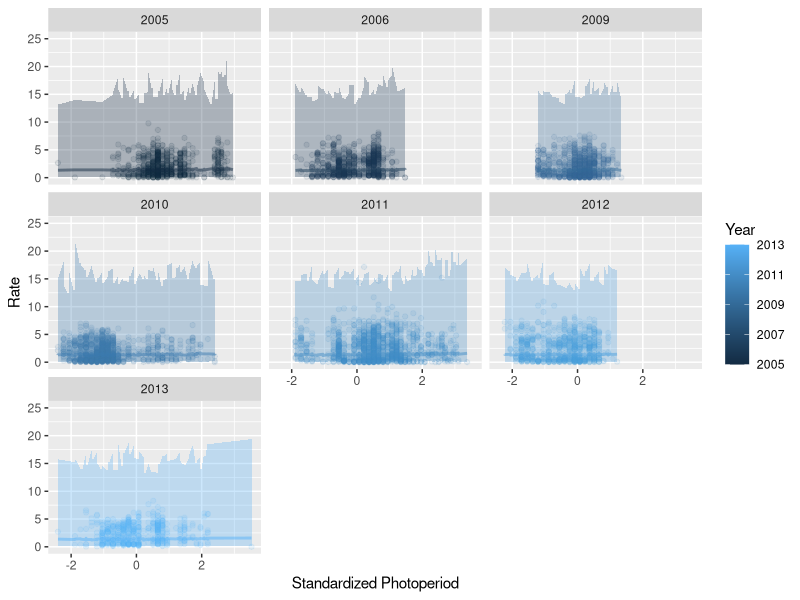

Write R code to recreate this figure.
## ---- chunk 1

## ---- chunk 2
library(tidyverse)
library(lme4)
library(merTools)
## ---- chunk 3
# Read in the data
est_mvmt <- read.csv("../../data/est.mvmt.txt")
## ---- chunk 4
# Create a separate variable for log movement rate
est_mvmt$logRate <- log(est_mvmt$Rate)
## ---- chunk 5
photo_mod <- lmer(logRate ~ (1 | Year) + PhS + Ph2S, data = est_mvmt)
## ---- chunk 6
# Load the lme4 library
library(lme4)
# Create a candidate model set (this is the set used in the paper)
Mov.mods <- list()
Mov.mods[[1]] <- lmer(log(Rate) ~ (1 | Year) + RKM + RKM2 + Dis + PhS + Ph2S, data = est_mvmt)
Mov.mods[[2]] <- lmer(log(Rate) ~ (1 | Year) + RKM + RKM2 + Dis + SW + PhS + Ph2S, data = est_mvmt)
Mov.mods[[3]] <- lmer(log(Rate) ~ (1 | Year) + RKM + RKM2 + Dis + k + SW + PhS + Ph2S, data = est_mvmt)
Mov.mods[[4]] <- lmer(log(Rate) ~ (1 | Year) + RKM + RKM2 + Dis + ATP + SW + PhS + Ph2S, data = est_mvmt)
Mov.mods[[5]] <- lmer(log(Rate) ~ (1 | Year) + RKM + RKM2 + Dis + Org + SW + PhS + Ph2S, data = est_mvmt)
Mov.mods[[6]] <- lmer(log(Rate) ~ (1 | Year) + RKM + RKM2 + Dis + Dams + PhS + Ph2S, data = est_mvmt)
Mov.mods[[7]] <- lmer(log(Rate) ~ (1 | Year) + RKM + RKM2 + Dis + k + Dams + PhS + Ph2S, data = est_mvmt)
Mov.mods[[8]] <- lmer(log(Rate) ~ (1 | Year) + RKM + RKM2 + Dis + ATP + Dams + PhS + Ph2S, data = est_mvmt)
Mov.mods[[9]] <- lmer(log(Rate) ~ (1 | Year) + RKM + RKM2 + Dis + Org + Dams + PhS + Ph2S, data = est_mvmt)
Mov.mods[[10]] <- lmer(log(Rate) ~ (1 | Year) + RKM + RKM2 + Dis + RelKM + PhS + Ph2S, data = est_mvmt)
Mov.mods[[11]] <- lmer(log(Rate) ~ (1 | Year) + RKM + RKM2 + Dis + k + RelKM + PhS + Ph2S, data = est_mvmt)
Mov.mods[[12]] <- lmer(log(Rate) ~ (1 | Year) + RKM + RKM2 + Dis + ATP + RelKM + PhS + Ph2S, data = est_mvmt)
Mov.mods[[13]] <- lmer(log(Rate) ~ (1 | Year) + RKM + RKM2 + Dis + Org + RelKM + PhS + Ph2S, data = est_mvmt)
Mov.mods[[14]] <- lmer(log(Rate) ~ (1 | Year) + RKM + Dis + PhS + Ph2S, data = est_mvmt)
Mov.mods[[15]] <- lmer(log(Rate) ~ (1 | Year) + RKM + Dis + SW + PhS + Ph2S, data = est_mvmt)
Mov.mods[[16]] <- lmer(log(Rate) ~ (1 | Year) + RKM + Dis + k + SW + PhS + Ph2S, data = est_mvmt)
Mov.mods[[17]] <- lmer(log(Rate) ~ (1 | Year) + RKM + Dis + ATP + SW + PhS + Ph2S, data = est_mvmt)
Mov.mods[[18]] <- lmer(log(Rate) ~ (1 | Year) + RKM + Dis + Org + SW + PhS + Ph2S, data = est_mvmt)
Mov.mods[[19]] <- lmer(log(Rate) ~ (1 | Year) + RKM + Dis + Dams + PhS + Ph2S, data = est_mvmt)
Mov.mods[[20]] <- lmer(log(Rate) ~ (1 | Year) + RKM + Dis + k + Dams + PhS + Ph2S, data = est_mvmt)
Mov.mods[[21]] <- lmer(log(Rate) ~ (1 | Year) + RKM + Dis + ATP + Dams + PhS + Ph2S, data = est_mvmt)
Mov.mods[[22]] <- lmer(log(Rate) ~ (1 | Year) + RKM + Dis + Org + Dams + PhS + Ph2S, data = est_mvmt)
Mov.mods[[23]] <- lmer(log(Rate) ~ (1 | Year) + RKM + Dis + RelKM + PhS + Ph2S, data = est_mvmt)
Mov.mods[[24]] <- lmer(log(Rate) ~ (1 | Year) + RKM + Dis + k + RelKM + PhS + Ph2S, data = est_mvmt)
Mov.mods[[25]] <- lmer(log(Rate) ~ (1 | Year) + RKM + Dis + ATP + RelKM + PhS + Ph2S, data = est_mvmt)
Mov.mods[[26]] <- lmer(log(Rate) ~ (1 | Year) + RKM + Dis + Org + RelKM + PhS + Ph2S, data = est_mvmt)

# Create a vector of names for the models
MovNames <- c()
MovNames[1] <- "RKM + RKM 2 + Dis + PhS + PhS2"
MovNames[2] <- "RKM + RKM 2 + Dis + SW + PhS + PhS2"
MovNames[3] <- "RKM + RKM 2 + Dis + k + SW + PhS + PhS2"
MovNames[4] <- "RKM + RKM 2 + Dis + ATP + SW + PhS + PhS2"
MovNames[5] <- "RKM + RKM 2 + Dis + Org + SW + PhS + PhS2"
MovNames[6] <- "RKM + RKM 2 + Dis + Dams + PhS + PhS2"
MovNames[7] <- "RKM + RKM 2 + Dis + k + Dams + PhS + PhS2"
MovNames[8] <- "RKM + RKM 2 + Dis + ATP + Dams + PhS + PhS2"
MovNames[9] <- "RKM + RKM 2 + Dis + Org + Dams + PhS + PhS2"
MovNames[10] <- "RKM + RKM 2 + Dis + RelKM + PhS + PhS2"
MovNames[11] <- "RKM + RKM 2 + Dis + k + RelKM + PhS + PhS2"
MovNames[12] <- "RKM + RKM 2 + Dis + ATP + RelKM + PhS + PhS2"
MovNames[13] <- "RKM + RKM 2 + Dis + Org + RelKM + PhS + PhS2"
MovNames[14] <- "RKM + Dis + PhS + PhS2"
MovNames[15] <- "RKM + Dis + SW + PhS + PhS2"
MovNames[16] <- "RKM + Dis + k + SW + PhS + PhS2"
MovNames[17] <- "RKM + Dis + ATP + SW + PhS + PhS2"
MovNames[18] <- "RKM + Dis + Org + SW + PhS + PhS2"
MovNames[19] <- "RKM + Dis + Dams + PhS + PhS2"
MovNames[20] <- "RKM + Dis + k + Dams + PhS + PhS2"
MovNames[21] <- "RKM + Dis + ATP + Dams + PhS + PhS2"
MovNames[22] <- "RKM + Dis + Org + Dams + PhS + PhS2"
MovNames[23] <- "RKM + Dis + RelKM + PhS + PhS2"
MovNames[24] <- "RKM + Dis + k + RelKM + PhS + PhS2"
MovNames[25] <- "RKM + Dis + ATP + RelKM + PhS + PhS2"
MovNames[26] <- "RKM + Dis + Org + RelKM + PhS + PhS2"
## ---- chunk 7
move_mod_01 <- lmer(
  log(Rate) ~ (1 | Year) + RKM + RKM2 + Dis + PhS + Ph2S,
  data = est_mvmt
)
## ---- chunk 8
library(car)
Anova(photo_mod, Type = "III")
## ---- chunk 9
# Simulate predictions from the relationship
# stored in the model fit using our original data
log_preds <- predictInterval(
  merMod = photo_mod,
  level = 0.95, n.sims = 1000,
  stat = "median",
  type = "linear.prediction",
  which = "fixed",
  include.resid.var = TRUE
)

# Convert them to the real scale for plotting
real_preds <- apply(log_preds, 2, exp)

# Combine predictions with the original data
mer_preds <- data.frame(est_mvmt, real_preds)

ggplot(mer_preds, aes(x = PhS, y = Rate, color = Year, fill = Year)) +
  geom_point(alpha = 0.10) +
  geom_ribbon(aes(ymin = lwr, ymax = upr, color = NULL), alpha = .3) +
  geom_line(aes(y = fit), lwd = 1, alpha = 0.50) +
  facet_wrap(~Year) +
  xlab("Standardized Photoperiod") +
  ylab("Rate")
